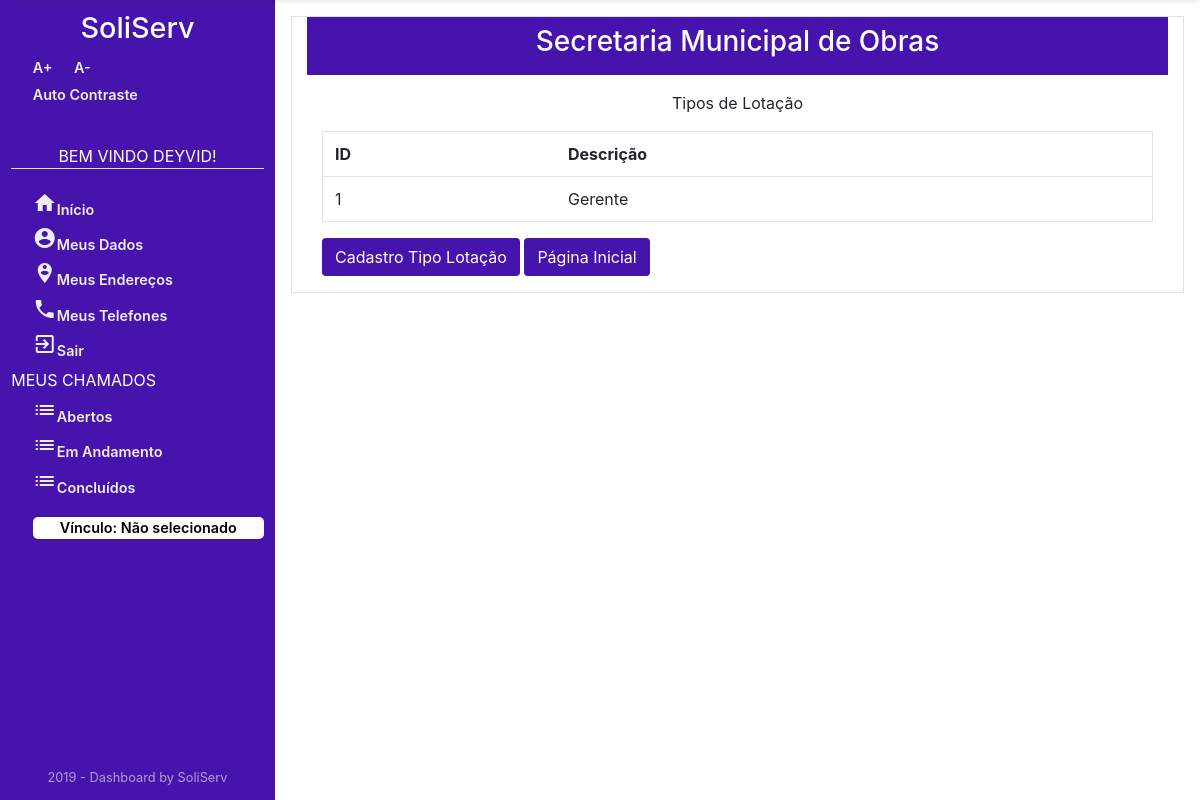
The app's page /Orgao/TiposLotacao/ (signed in), older data.
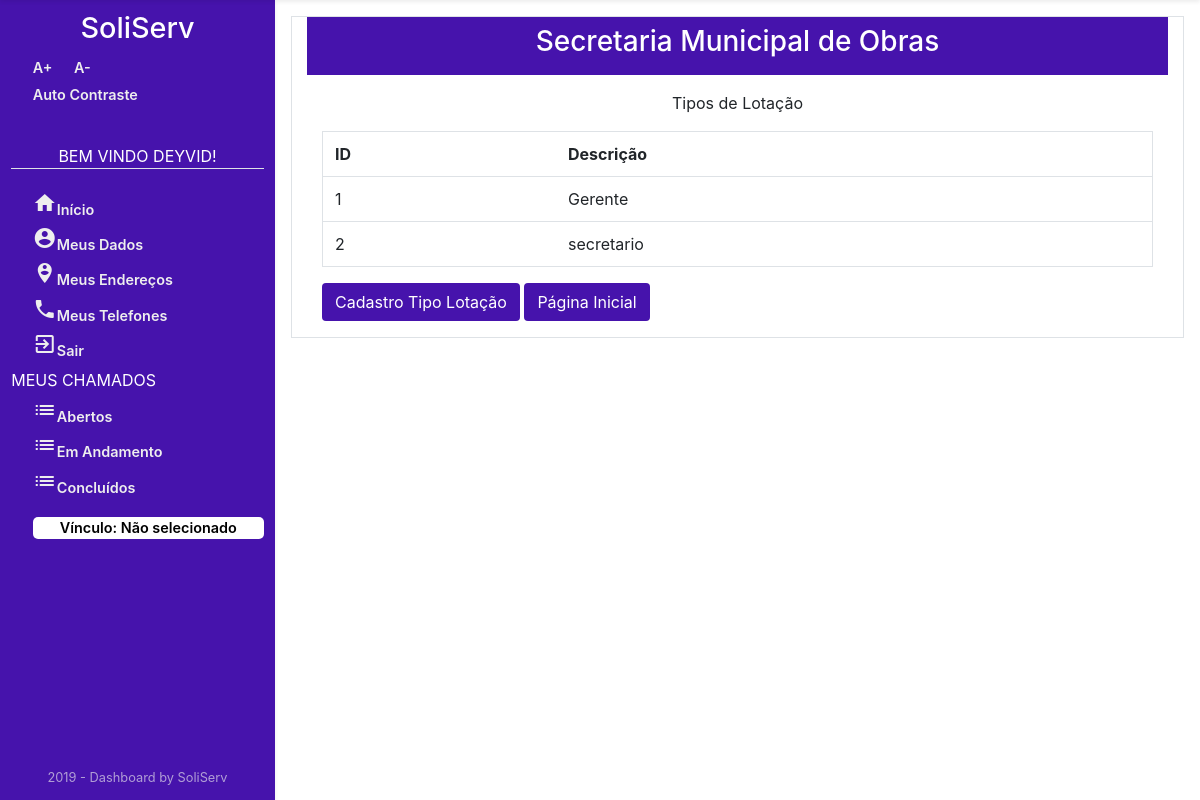
The same page, newer data.
### Orgao/models.py (models this page shows, shortened)
class TipoLotacao(models.Model):
    descricao = models.CharField('DESCRIÇÃO', max_length=45)
    class Meta:
        verbose_name = "TipoLotacao"
        verbose_name_plural = "TiposLotacao"

### Orgao/views.py (the view)
# urls.py: path('TiposLotacao/', views.TipoLotacaoList, name='tipos_lotacao'),
def TipoLotacaoList(request):
    tipo_lotacao_list = TipoLotacao.objects.all()
    context = {'tipo_lotacao_list': tipo_lotacao_list}
    if not request.user.is_authenticated:
        return render(request, 'Usuario/acessoNegado.html')
    else:
        return render(request, 'Orgao/tiposLotacao.html', context)

### Orgao/templates/Orgao/tiposLotacao.html (shortened to what this page needs)
{% extends "sistemaDeGestaoDeServicosPublicos/index1.html" %}
{% block centro %}
<main id="Orgao" class="container border">
    <div id="tituloOrgao" class="container pb-2 pt-2">
        <h3>Secretaria Municipal de Obras</h3>
    </div>
    <div class="container">
    {% block centroOrgao %}
    {% if tipo_lotacao_list %}
    <form>
        <p class="text-center mt-3">Tipos de Lotação</p>
        <table class="table border">
            <tr>
                <th>ID</th>
                <th>Descrição</th>
            </tr>
            {% for tipos in tipo_lotacao_list %}
            <tr>
                <td>{{tipos.id}}</td>
                <td>{{tipos.descricao}}</td>
            </tr>
            {% endfor %}
        </table>
        <a class="btn  mb-3" href="{% url 'Orgao:cadastro_Tipo_Lotacao'%}"style="background: #4613ac; color: white;">Cadastro Tipo Lotação</a>
        <a class="btn  mb-3" href="{% url 'Orgao:orgao_index'%}"style="background: #4613ac; color: white;" title="Voltar a HomePage">Página Inicial</a>
    </form>
    {% endif %}
    {% endblock %}
    </div>
</main>
{% endblock %}

Row changes from the older to the newer data that the page shows:
added TipoLotacao: id "2", descricao "secretario"
